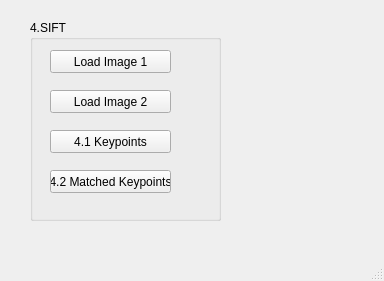
<?xml version="1.0" encoding="UTF-8"?>
<ui version="4.0">
 <class>MainWindow</class>
 <widget class="QMainWindow" name="MainWindow">
  <property name="geometry">
   <rect>
    <x>0</x>
    <y>0</y>
    <width>384</width>
    <height>281</height>
   </rect>
  </property>
  <property name="windowTitle">
   <string>MainWindow</string>
  </property>
  <widget class="QWidget" name="centralwidget">
   <widget class="QGroupBox" name="groupBox">
    <property name="geometry">
     <rect>
      <x>30</x>
      <y>20</y>
      <width>191</width>
      <height>201</height>
     </rect>
    </property>
    <property name="title">
     <string>4.SIFT</string>
    </property>
    <widget class="QPushButton" name="LoadImg1">
     <property name="geometry">
      <rect>
       <x>20</x>
       <y>30</y>
       <width>121</width>
       <height>23</height>
      </rect>
     </property>
     <property name="text">
      <string>Load Image 1</string>
     </property>
    </widget>
    <widget class="QPushButton" name="LoadImg2">
     <property name="geometry">
      <rect>
       <x>20</x>
       <y>70</y>
       <width>121</width>
       <height>23</height>
      </rect>
     </property>
     <property name="text">
      <string>Load Image 2</string>
     </property>
    </widget>
    <widget class="QPushButton" name="Keypoints">
     <property name="geometry">
      <rect>
       <x>20</x>
       <y>110</y>
       <width>121</width>
       <height>23</height>
      </rect>
     </property>
     <property name="text">
      <string>4.1 Keypoints</string>
     </property>
    </widget>
    <widget class="QPushButton" name="MatchedKeypoints">
     <property name="geometry">
      <rect>
       <x>20</x>
       <y>150</y>
       <width>121</width>
       <height>23</height>
      </rect>
     </property>
     <property name="text">
      <string>4.2 Matched Keypoints</string>
     </property>
    </widget>
   </widget>
  </widget>
  <widget class="QMenuBar" name="menubar">
   <property name="geometry">
    <rect>
     <x>0</x>
     <y>0</y>
     <width>384</width>
     <height>21</height>
    </rect>
   </property>
  </widget>
  <widget class="QStatusBar" name="statusbar"/>
 </widget>
 <resources/>
 <connections/>
</ui>
